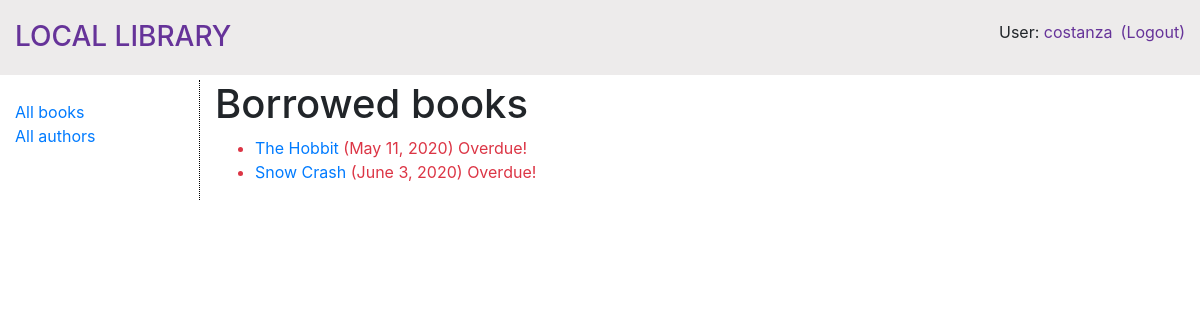
Page /catalog/mybooks/ (signed in) on the earlier database version.
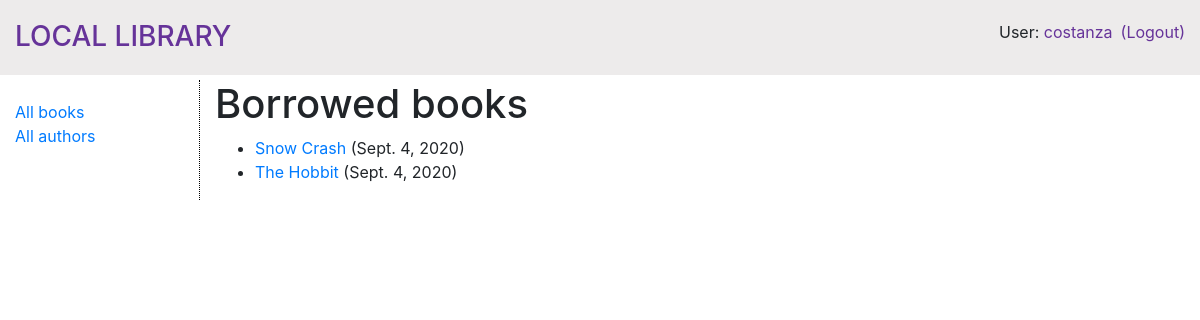
Same page on the later database version.
### catalog/models.py (models this page shows, shortened)
class BookInstance(models.Model):
    id = models.UUIDField(primary_key=True, default=uuid.uuid4, help_text='Unique ID for this particular book across whole library')
    book = models.ForeignKey('Book', on_delete=models.SET_NULL, null=True)
    imprint = models.CharField(max_length=200)
    due_back = models.DateField(null=True, blank=True)
    borrower = models.ForeignKey(User, on_delete=models.SET_NULL, null=True, blank=True)
    @property
    def is_overdue(self):
        if self.due_back and date.today() > self.due_back:
            return True
        return False
    LOAN_STATUS = (
        ('m', 'Maintenance'),
        ('o', 'On loan'),
        ('a', 'Available'),
        ('r', 'Reserved'),
    )
    status = models.CharField(
        max_length=1,
        choices=LOAN_STATUS,
        blank=True,
        default='m',
        help_text='Book availability',
    )
    class Meta:
        ordering = ['due_back']
        permissions = (("can_mark_returned", "Set book as returned"),)

class Book(models.Model):
    title = models.CharField(max_length=200)
    author = models.ForeignKey('Author', on_delete=models.SET_NULL, null=True)
    summary = models.TextField(max_length=1000, help_text='Enter a brief description of the book')
    isbn = models.CharField('ISBN', max_length=13, help_text='13 Character <a href="https://www.isbn-international.org/content/what-isbn">ISBN number</a>')
    genre = models.ManyToManyField(Genre, help_text='Select a genre for this book')
    language = models.ForeignKey(Language, on_delete=models.SET_NULL, null=True)
    class Meta():
        ordering = ['title']
    def display_genre(self):
        """Create a string for the Genre. This is required to display genre in Admin."""
        return ', '.join(genre.name for genre in self.genre.all()[:3])
    display_genre.short_description = 'Genre'
    '''
    def display_language(self):
        """Create a string for the Language. This is required to display language in Admin."""
        return self.language.name

    display_language.short_description = 'Language'
    '''

### catalog/views.py (the view)
# urls.py: path('mybooks/', views.LoanedBooksByUserListView.as_view(), name='my-borrowed'),
class LoanedBooksByUserListView(LoginRequiredMixin,generic.ListView):
    model = BookInstance
    template_name ='catalog/bookinstance_list_borrowed_user.html'
    paginate_by = 10
    def get_queryset(self):
        return BookInstance.objects.filter(borrower=self.request.user).filter(status__exact='o').order_by('due_back')

### catalog/templates/catalog/bookinstance_list_borrowed_user.html
{% extends "base_generic.html" %}
{% block content %}
    <h1>Borrowed books</h1>
    {% if bookinstance_list %}
    <ul>
      {% for bookinst in bookinstance_list %}
      <li class="{% if bookinst.is_overdue %}text-danger{% endif %}">
        <a href="{% url 'book-detail' bookinst.book.pk %}">{{bookinst.book.title}}</a> ({{ bookinst.due_back }}){% if bookinst.is_overdue %} Overdue!{% endif %}
      </li>
      {% endfor %}
    </ul>
    {% else %}
      <p>There are no books borrowed.</p>
    {% endif %}
{% endblock %}

### catalog/templates/base_generic.html (shortened to what this page needs)
<!DOCTYPE html>
<html lang="en">
<head>
  <link rel="stylesheet" href="https://stackpath.bootstrapcdn.com/bootstrap/4.1.3/css/bootstrap.min.css">
  {% load static %}
  <link rel="stylesheet" href="{% static 'css/styles.css' %}">
</head>
<body>
  <header class="container-fluid" id="title-bar">
    <ul class='nav'>
    <li class='nav-item mr-auto'><a href="{% url 'index' %}"><h3 class="d-inline-block">LOCAL LIBRARY</h3></a></li>
    {% if user.is_authenticated %}
    <li class='nav-item'>User: <a href="{% url 'my-borrowed' %}">{{ user.get_username }}</a></li>
    <li class='nav-item pl-2'><a href="{% url 'logout'%}?next={{request.path}}">(Logout)</a></li>
    {% else %}
    <li class='nav-item'><a href="{% url 'login'%}?next={{request.path}}">Login</a></li>
    {% endif %}
  </ul>
  </header>
  <div class="container-fluid">
    <div class="row">
      <div class="col-sm-2" id="sidebar-container">
        {% block sidebar %}
        <ul class="sidebar-nav">
          <li><a href="{% url 'books' %}">All books</a></li>
          <li><a href="{% url 'authors' %}">All authors</a></li>
        </ul>
        {% endblock %}
      </div>
      <div class="col-sm-10 ">
        {% block content %}{% endblock %}
      </div>
    </div>
  </div>
</body>
</html>

### catalog/static/css/styles.css (style rules this page uses)
.sidebar-nav { margin-top: 20px; padding: 0; list-style: none; }
#sidebar-container { border-right: 1px dotted black; }
#title-bar { padding-top: 20px; margin-bottom: 5px; height: 75px; position: relative; background-color: #edebeb; }
#title-bar a { color: rebeccapurple; }

Differences in the rows shown:
changed BookInstance "Snow Crash": due_back "June 3, 2020" → "Sept. 4, 2020"; no longer shows "Overdue!"; moves up the list
changed BookInstance "The Hobbit": due_back "May 11, 2020" → "Sept. 4, 2020"; no longer shows "Overdue!"
